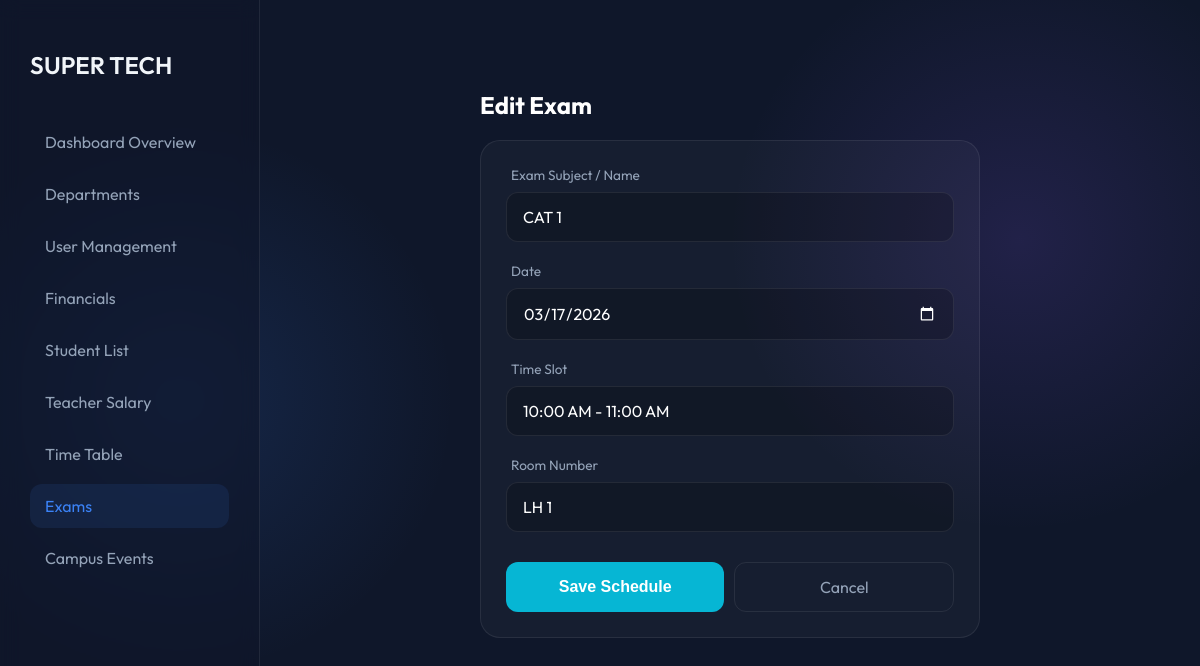
The app's page /edit_exam.php?edit_id=4&dept_id=1 (signed in) with its own data.
### tables this page shows
CREATE TABLE `exams` (
  `id` int(11) NOT NULL,
  `exam_name` varchar(100) NOT NULL,
  `exam_date` date NOT NULL,
  `time_slot` varchar(50) NOT NULL,
  `room_no` varchar(20) NOT NULL,
  `dept_id` int(11) NOT NULL
);

### edit_exam.php (the view, shortened to what this page needs)
<?php
include 'db.php';
$dept_id = isset($_GET['dept_id']) ? $_GET['dept_id'] : '';
$edit_id = isset($_GET['edit_id']) ? $_GET['edit_id'] : '';
$name_val = "";
$date_val = "";
$time_val = "";
$room_val = "";
if($edit_id) {
    $q = $conn->query("SELECT * FROM exams WHERE id=$edit_id");
    if($q->num_rows > 0) {
        $data = $q->fetch_assoc();
        $name_val = $data['exam_name'];
        $date_val = $data['exam_date'];
        $time_val = $data['time_slot'];
        $room_val = $data['room_no'];
    }
}
?>
<!DOCTYPE html>
<html>
<head>
    <link rel="stylesheet" href="style.css">
</head>
<body>
    <div class="dashboard-container">
        <div class="sidebar">
            <h2 style="margin-bottom: 40px; font-weight: 600;">SUPER TECH</h2>
            <nav>
                <a href="admin_dashboard.php" class="nav-item">Dashboard Overview</a>
                <a href="departments.php" class="nav-item">Departments</a>
                <a href="user_management.php" class="nav-item">User Management</a>
                <a href="financials.php" class="nav-item">Financials</a>
                <a href="student_list.php" class="nav-item">Student List</a>
                <a href="teacher_salary.php" class="nav-item">Teacher Salary</a>
                <a href="timetable.php" class="nav-item">Time Table</a>
                <a href="exams.php" class="nav-item active">Exams</a>
                <a href="admin_events.php" class="nav-item">Campus Events</a>
            </nav>
        </div>
        <div class="main-area">
            <div style="max-width: 500px; margin: 50px auto;">
                <h2 style="color: white; margin-bottom: 20px;">
                    <?php echo $edit_id ? "Edit Exam" : "Schedule New Exam"; ?>
                </h2>
                <div class="tech-card">
                    <form method="POST">
                        <div class="input-group">
                            <label>Exam Subject / Name</label>
                            <input type="text" name="exam_name" value="<?php echo $name_val; ?>" placeholder="e.g. Advanced Calculus Mid-Term" required>
                        </div>
                        <div class="input-group">
                            <label>Date</label>
                            <input type="date" name="exam_date" value="<?php echo $date_val; ?>" style="color-scheme: dark;" required>
                        </div>
                        <div class="input-group">
                            <label>Time Slot</label>
                            <input type="text" name="time_slot" value="<?php echo $time_val; ?>" placeholder="e.g. 10:00 AM - 01:00 PM" required>
                        </div>
                        <div class="input-group">
                            <label>Room Number</label>
                            <input type="text" name="room_no" value="<?php echo $room_val; ?>" placeholder="e.g. Hall 4B">
                        </div>
                        <div style="display: flex; gap: 10px; margin-top: 20px;">
                            <button type="submit" name="save_exam" class="btn-tech" style="background: #06b6d4;">Save Schedule</button>
                            <a href="exams.php?dept_id=<?php echo $dept_id; ?>" style="
                                display: block; width: 100%; padding: 14px; text-align: center; color: var(--text-muted); text-decoration: none; border: 1px solid var(--glass-border); border-radius: 12px; margin-top: 10px;">
                                Cancel
                            </a>
                        </div>
                    </form>
                </div>
            </div>
        </div>
    </div>
</body>
</html>

### style.css (style rules this page uses)
:root { --bg-deep: #0f172a; --accent-glow: #3b82f6; --accent-secondary: #8b5cf6; --text-main: #f1f5f9; --text-muted: #94a3b8; --glass-bg: rgba(255, 255, 255, 0.03); --glass-border: rgba(255, 255, 255, 0.08); --input-bg: rgba(0, 0, 0, 0.2); }
* { box-sizing: border-box; }
body { font-family: 'Outfit', sans-serif; margin: 0; background-color: var(--bg-deep); background-image: radial-gradient(circle at 15% 50%, rgba(59, 130, 246, 0.15), transparent 25%), radial-gradient(circle at 85% 30%, rgba(139, 92, 246, 0.15), transparent 25%); color: var(--text-main); height: 100vh; overflow: hidden; }
.input-group { margin-bottom: 20px; text-align: left; }
.input-group label { display: block; color: var(--text-muted); font-size: 0.85rem; margin-bottom: 8px; margin-left: 5px; }
.input-group input { width: 100%; padding: 14px 16px; background: var(--input-bg); border: 1px solid var(--glass-border); border-radius: 12px; color: white; font-family: 'Outfit', sans-serif; font-size: 1rem; transition: all 0.3s ease; }
.btn-tech { width: 100%; padding: 14px; margin-top: 10px; background: linear-gradient(135deg, var(--accent-glow), var(--accent-secondary)); color: white; border: none; border-radius: 12px; font-size: 1rem; font-weight: 600; cursor: pointer; transition: transform 0.2s, box-shadow 0.2s; }
.dashboard-container { display: flex; height: 100vh; }
.sidebar { width: 260px; background: rgba(15, 23, 42, 0.6); backdrop-filter: blur(10px); border-right: 1px solid var(--glass-border); padding: 30px; display: flex; flex-direction: column; }
.nav-item { display: flex; align-items: center; padding: 12px 15px; color: var(--text-muted); text-decoration: none; border-radius: 12px; margin-bottom: 8px; transition: 0.3s; }
.nav-item:hover, .nav-item.active { background: rgba(59, 130, 246, 0.1); color: var(--accent-glow); }
.main-area { flex: 1; padding: 40px; overflow-y: auto; }
.tech-card { background: var(--glass-bg); border: 1px solid var(--glass-border); border-radius: 20px; padding: 25px; margin-bottom: 25px; transition: all 0.3s cubic-bezier(0.4, 0, 0.2, 1); position: relative; }

### records on screen
exams: exam_name "CAT 1", exam_date "03/17/2026", time_slot "10:00 AM - 11:00 AM", room_no "LH 1"
